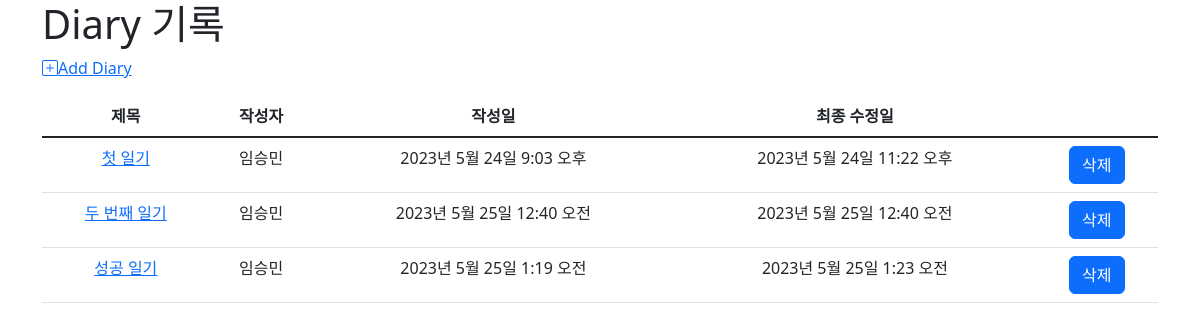
The page / on the database its author committed.
### diary/models.py (models this page shows, shortened)
class Diary(models.Model):
    title = models.CharField(max_length=100)
    writer = models.CharField(max_length=10)
    description = models.TextField(blank=True)
    created = models.DateTimeField(auto_now_add=True)
    edited = models.DateTimeField(auto_now=True)

### diary/views.py (the view)
# urls.py: path('', views.diary_list, name = 'diary_list'),
def diary_list(request):
    diarys = Diary.objects.all().order_by('created')
    return render(request, 'diary/diary_list.html', {'diarys':diarys})

### diary/templates/diary/diary_list.html (shortened to what this page needs)
<!DOCTYPE html>
<html lang="en">
<head>
    <link href="https://cdn.jsdelivr.net/npm/bootstrap@5.2.3/dist/css/bootstrap.min.css" rel="stylesheet"
>
    <link rel="stylesheet" href="https://cdn.jsdelivr.net/npm/bootstrap-icons@1.8.0/font/bootstrap-icons.css">
</head>
<body>
    <div class="container">
        <h1>Diary 기록</h1>
        <p>
            <a href="/post"><i class="bi bi-plus-square"></i>Add Diary</a>
        </p>
        <table class="table" style="text-align: center;">
            <thead>
                <tr>
                    <th scope="col">제목</th>
                    <th scope="col">작성자</th>
                    <th scope="col">작성일</th>
                    <th scope="col">최종 수정일</th>
                </tr>
            </thead>
            <tbody class="table-group-divider">
                {% for diary in diarys %}
                <tr>
                    <td><a href="{% url 'diary_detail' pk=diary.pk %}">{{diary.title}}</a></td>
                    <td>{{diary.writer}}</td>
                    <td>{{diary.created}}</td>
                    <td>{{diary.edited}}</td>
                    <td><a href="{% url 'diary_delete' pk=diary.pk %}" class="btn btn-primary">삭제</a></td>
                </tr>
                {% endfor %}
            </tbody>
        </table>
    </div>
</body>
</html>

### rows shown on the page
Diary: title "첫 일기", writer "임승민", created "2023년 5월 24일 9:03 오후", edited "2023년 5월 24일 11:22 오후"
Diary: title "두 번째 일기", writer "임승민", created "2023년 5월 25일 12:40 오전", edited "2023년 5월 25일 12:40 오전"
Diary: title "성공 일기", writer "임승민", created "2023년 5월 25일 1:19 오전", edited "2023년 5월 25일 1:23 오전"
